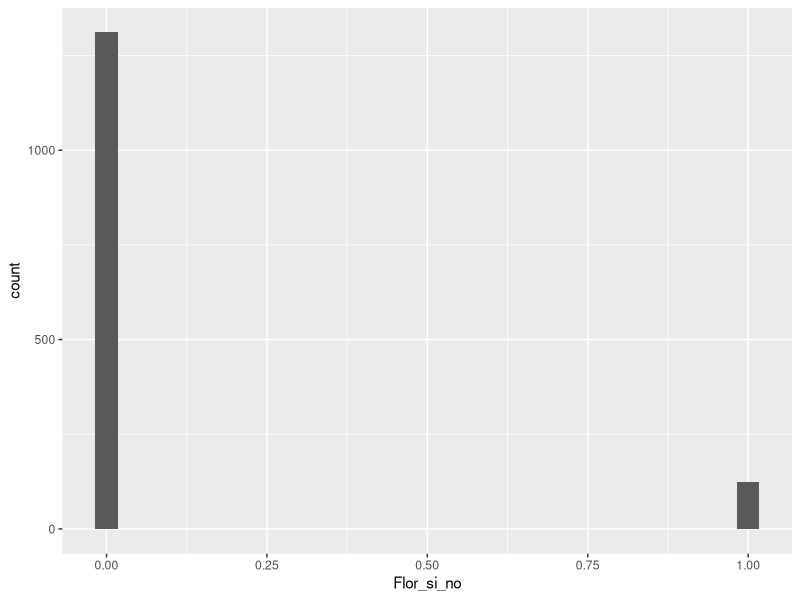
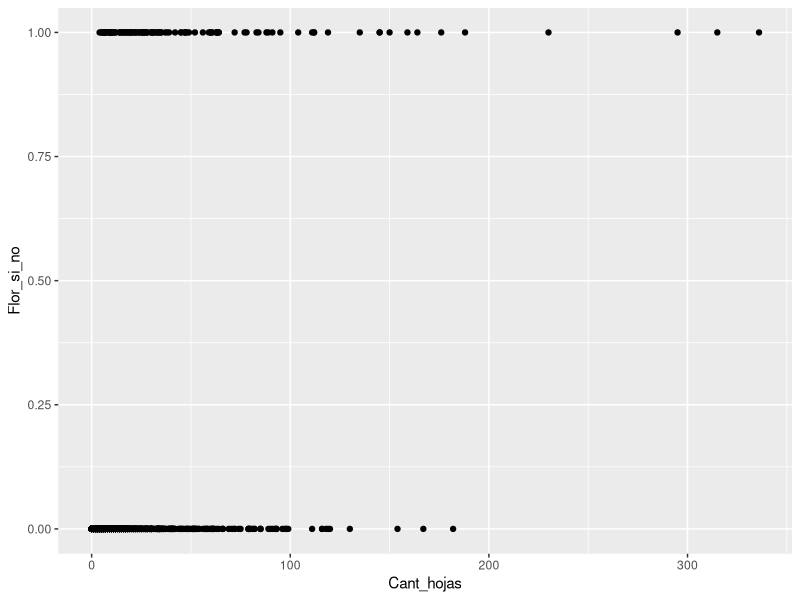
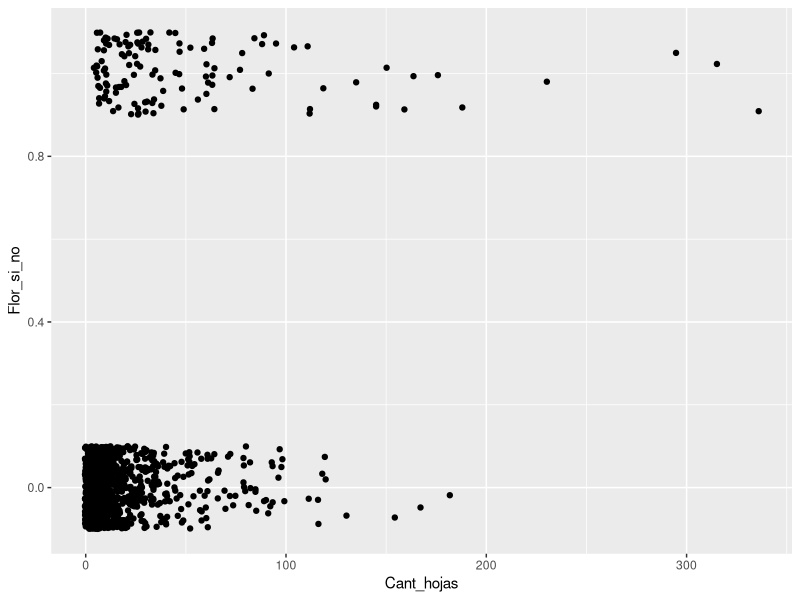
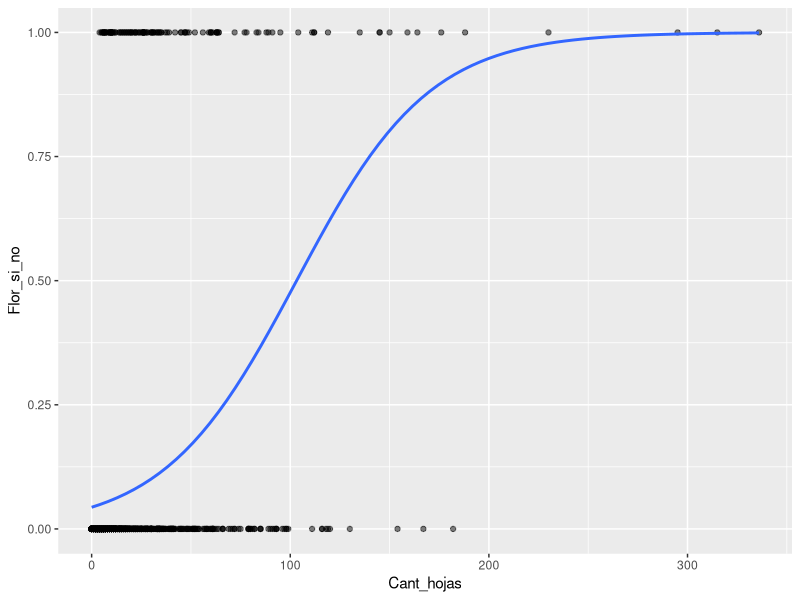
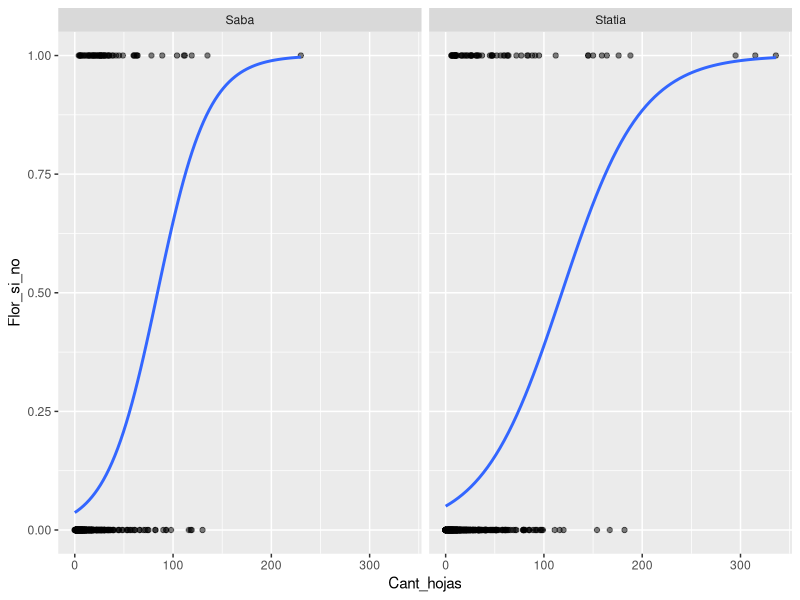
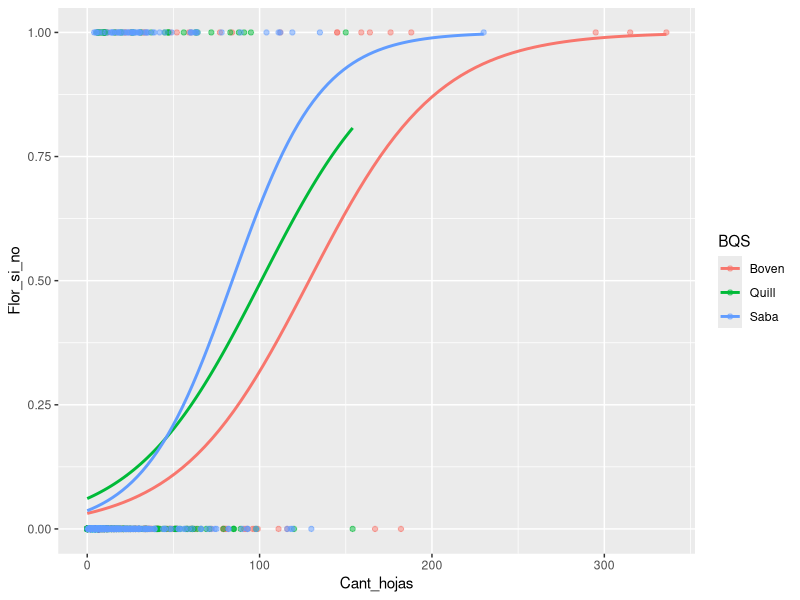
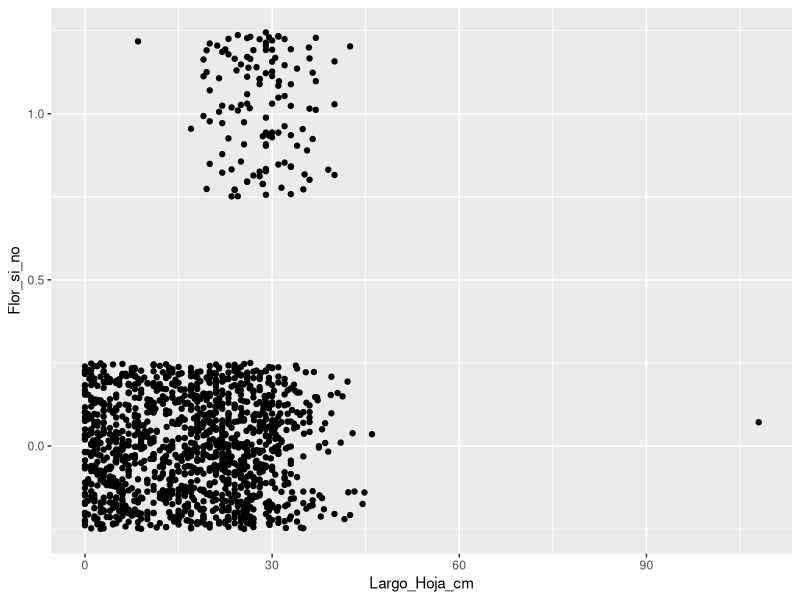
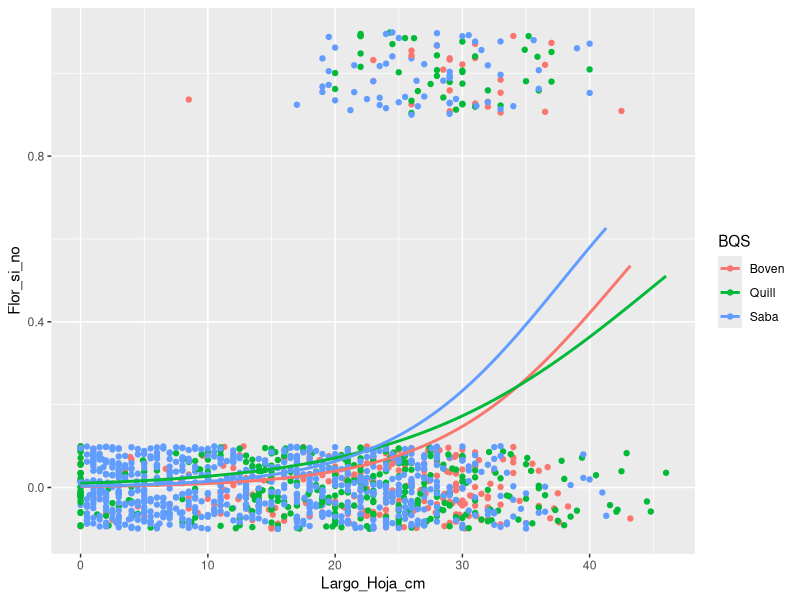

Source code (R) for these figures, in order:
## ---- chunk 1
knitr::opts_chunk$set(echo = TRUE, warning=FALSE, message = FALSE)

## ---- chunk 2
colorize <- function(x, color) {
  if (knitr::is_latex_output()) {
    sprintf("\\textcolor{%s}{%s}", color, x)
  } else if (knitr::is_html_output()) {
    sprintf("<span style='color: %s;'>%s</span>", color, 
      x)
  } else x
}

#`r colorize("some words in red", "red")`


## ---- chunk 3

Sys.Date()
## ---- chunk 4
library(tidyverse)
## ---- chunk 5
library(readr)
Student_Brassavola <- read_csv("Data_files_csv/Student_Brassavola.csv")
completeBrass=na.omit(Student_Brassavola)  # remove NA
head(completeBrass)
## ---- chunk 6

Brass=
  completeBrass%>%
  rename(Isla=Island, Ano=Year, Número_planta=Pl_Num, Cant_hojas=Leaf_Num, Largo_Hoja_cm=LLL, Cant_capullo=Bud_Num, Cant_Flores=Fl_Num, Cant_Frutos=Fr_Num, BQS=BQS, Flor_si_no=Flowers_Y_N)

summary(Brass)
## ---- chunk 7

library(ggplot2)

ggplot(Brass, aes(Flor_si_no))+
geom_histogram()
## ---- chunk 8
BrassModel.1 <- glm(Flor_si_no ~ Cant_hojas,
                    data = Brass, family = binomial())

summary(BrassModel.1)

BrassModel.2 <- glm(Flor_si_no ~ Largo_Hoja_cm,
                    data = Brass, family = binomial())

summary(BrassModel.2)

BrassModel.3 <- glm(Flor_si_no ~ Cant_hojas+Largo_Hoja_cm,
                    data = Brass, family = binomial())
summary(BrassModel.3)


## ---- chunk 9

names(Brass)
BrassModel.1.1 <- glm(Flor_si_no ~ Cant_hojas+BQS+Largo_Hoja_cm-1,
                    data = Brass, family = binomial())
summary(BrassModel.1.1)
## ---- chunk 10

summary(BrassModel.1)

exp(1) #= e
e=exp(1)
e


P_10=1/(1+2.7182818284^-(-3.065 +0.0297*150))
P_10

P_10=1/(1+exp(1)^-(-3.065 +0.0297*100))
P_10
P_25=1/(1+exp(-(-3.065 +0.0297*25)))
P_25

P_50=1/(1+e^-(-3.065 +0.0297*50))
P_50


P_70=1/(1+e^-(-3.065 +0.0297*70))
P_70

P_150=1/(1+e^-(-3.065 +0.0297*150))
P_150
## ---- chunk 11
names(Brass)
library(ggplot2)
 ggplot(Brass, aes(Cant_hojas,Flor_si_no))+
  geom_point()

## ---- chunk 12

ggplot(Brass, aes(Cant_hojas,Flor_si_no))+
  geom_jitter(height = 0.10)
## ---- chunk 13
names(Brass)

ggplot(Brass, aes(Cant_hojas,Flor_si_no))+
  geom_point(alpha=.5) +
  stat_smooth(method="glm", se=FALSE, method.args = list(family=binomial))
## ---- chunk 14

summary(BrassModel.1)
## ---- chunk 15
names(Brass)
ggplot(Brass, aes(Cant_hojas,Flor_si_no))+
  geom_point(alpha=.5) +
  stat_smooth(method="glm", se=FALSE, method.args = list(family=binomial))+
  facet_wrap(~Isla)

## ---- chunk 16

names(Brass)
ggplot(Brass, aes(Cant_hojas,Flor_si_no, colour=BQS))+
  geom_point(alpha=.5) +
  stat_smooth(method="glm", se=FALSE, method.args = list(family=binomial))

## ---- chunk 17
names(Brass)
ggplot(Brass, aes(Largo_Hoja_cm,Flor_si_no))+
  geom_jitter(height = 0.25)

## ---- chunk 18
names(Brass)
ggplot(subset(Brass,Largo_Hoja_cm<90), aes(Largo_Hoja_cm,Flor_si_no, colour=BQS))+
  geom_jitter(height = 0.10)+
  stat_smooth(method="glm", se=FALSE, method.args = list(family=binomial))
